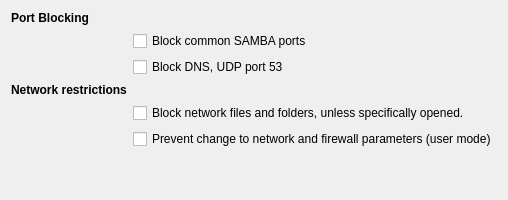
           <widget class="QWidget" name="tabNetConfig">
            <attribute name="title">
             <string>Other Options</string>
            </attribute>
            <layout class="QGridLayout" name="gridLayout_81">
             <item row="0" column="0">
              <layout class="QGridLayout" name="gridLayout_80">
               <item row="1" column="1">
                <widget class="QCheckBox" name="chkBlockSamba">
                 <property name="text">
                  <string>Block common SAMBA ports</string>
                 </property>
                </widget>
               </item>
               <item row="4" column="1">
                <widget class="QCheckBox" name="chkBlockNetShare">
                 <property name="text">
                  <string>Block network files and folders, unless specifically opened.</string>
                 </property>
                </widget>
               </item>
               <item row="2" column="1">
                <widget class="QCheckBox" name="chkBlockDns">
                 <property name="text">
                  <string>Block DNS, UDP port 53</string>
                 </property>
                </widget>
               </item>
               <item row="6" column="0">
                <spacer name="verticalSpacer_10">
                 <property name="orientation">
                  <enum>Qt::Vertical</enum>
                 </property>
                 <property name="sizeHint" stdset="0">
                  <size>
                   <width>20</width>
                   <height>40</height>
                  </size>
                 </property>
                </spacer>
               </item>
               <item row="0" column="0">
                <widget class="QLabel" name="lblPorts">
                 <property name="font">
                  <font>
                   <bold>true</bold>
                   <kerning>true</kerning>
                  </font>
                 </property>
                 <property name="text">
                  <string>Port Blocking</string>
                 </property>
                </widget>
               </item>
               <item row="6" column="1">
                <spacer name="horizontalSpacer_18">
                 <property name="orientation">
                  <enum>Qt::Horizontal</enum>
                 </property>
                 <property name="sizeHint" stdset="0">
                  <size>
                   <width>40</width>
                   <height>20</height>
                  </size>
                 </property>
                </spacer>
               </item>
               <item row="3" column="0">
                <widget class="QLabel" name="lblNetwork">
                 <property name="font">
                  <font>
                   <bold>true</bold>
                   <kerning>true</kerning>
                  </font>
                 </property>
                 <property name="toolTip">
                  <string>Protect the system from sandboxed processes</string>
                 </property>
                 <property name="text">
                  <string>Network restrictions</string>
                 </property>
                </widget>
               </item>
               <item row="5" column="1">
                <widget class="QCheckBox" name="chkBlockNetParam">
                 <property name="text">
                  <string>Prevent change to network and firewall parameters (user mode)</string>
                 </property>
                </widget>
               </item>
              </layout>
             </item>
            </layout>
           </widget>
